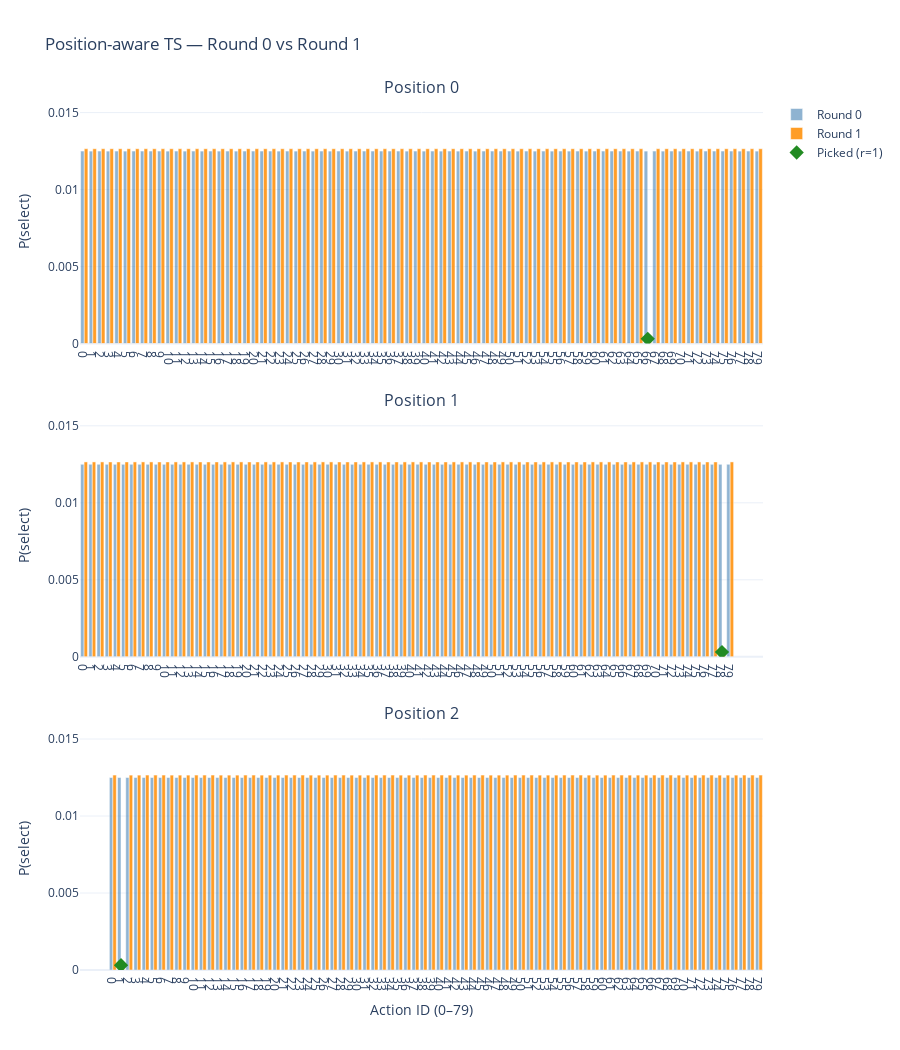

Source (notebook cell):
### Markdown cell above
### Position-Aware Vanilla TS with one hop

### Code cell
# create tracker (position-aware TS: one bandit per slot)
tracker = ThompsonSlateTracker(
    df=df,
    n_actions=bf["n_actions"],
    positions=[0, 1, 2],     # now actually used
    seed=SEED,
    factorize_by_position=True
)

# round 0 = uniform per position
for pos, pmf in tracker.get_pmf(0).items():
    print(f"PMF round 0 @ position {pos} (first 5 probs): {pmf[:5]}")

# advance one round: samples one row per position
samp1 = tracker.next_round(random_state=7, use_mc_if_needed=False)
print("Round 1 samples:\n", samp1)

display(samp1)

# plot comparison
tracker.plot_compare(0, 1, title="Position-aware TS — Round 0 vs Round 1", show_picks=True)
